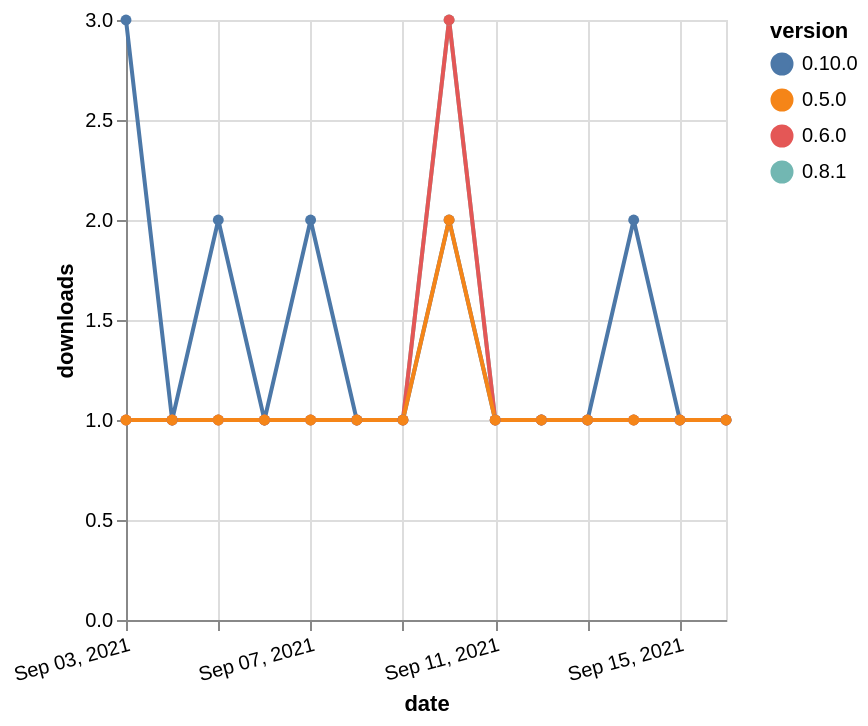

Describe this chart as a Vega-Lite specification.
### Vega-Lite specification from a JSON file in a GitHub repository (floating-point values rounded to 4 significant figures)
{"$schema": "https://vega.github.io/schema/vega-lite/v5.json", "description": "A simple bar chart with embedded data.", "data": {"values": [{"date": "2021-09-03", "total": 207, "delta": 1, "version": "0.8.1"}, {"date": "2021-09-04", "total": 208, "delta": 1, "version": "0.8.1"}, {"date": "2021-09-05", "total": 209, "delta": 1, "version": "0.8.1"}, {"date": "2021-09-06", "total": 210, "delta": 1, "version": "0.8.1"}, {"date": "2021-09-07", "total": 211, "delta": 1, "version": "0.8.1"}, {"date": "2021-09-08", "total": 212, "delta": 1, "version": "0.8.1"}, {"date": "2021-09-09", "total": 213, "delta": 1, "version": "0.8.1"}, {"date": "2021-09-10", "total": 216, "delta": 3, "version": "0.8.1"}, {"date": "2021-09-11", "total": 217, "delta": 1, "version": "0.8.1"}, {"date": "2021-09-12", "total": 218, "delta": 1, "version": "0.8.1"}, {"date": "2021-09-13", "total": 219, "delta": 1, "version": "0.8.1"}, {"date": "2021-09-14", "total": 220, "delta": 1, "version": "0.8.1"}, {"date": "2021-09-15", "total": 221, "delta": 1, "version": "0.8.1"}, {"date": "2021-09-16", "total": 222, "delta": 1, "version": "0.8.1"}, {"date": "2021-09-03", "total": 14, "delta": 3, "version": "0.10.0"}, {"date": "2021-09-04", "total": 15, "delta": 1, "version": "0.10.0"}, {"date": "2021-09-05", "total": 17, "delta": 2, "version": "0.10.0"}, {"date": "2021-09-06", "total": 18, "delta": 1, "version": "0.10.0"}, {"date": "2021-09-07", "total": 20, "delta": 2, "version": "0.10.0"}, {"date": "2021-09-08", "total": 21, "delta": 1, "version": "0.10.0"}, {"date": "2021-09-09", "total": 22, "delta": 1, "version": "0.10.0"}, {"date": "2021-09-10", "total": 24, "delta": 2, "version": "0.10.0"}, {"date": "2021-09-11", "total": 25, "delta": 1, "version": "0.10.0"}, {"date": "2021-09-12", "total": 26, "delta": 1, "version": "0.10.0"}, {"date": "2021-09-13", "total": 27, "delta": 1, "version": "0.10.0"}, {"date": "2021-09-14", "total": 29, "delta": 2, "version": "0.10.0"}, {"date": "2021-09-15", "total": 30, "delta": 1, "version": "0.10.0"}, {"date": "2021-09-16", "total": 31, "delta": 1, "version": "0.10.0"}, {"date": "2021-09-03", "total": 262, "delta": 1, "version": "0.6.0"}, {"date": "2021-09-04", "total": 263, "delta": 1, "version": "0.6.0"}, {"date": "2021-09-05", "total": 264, "delta": 1, "version": "0.6.0"}, {"date": "2021-09-06", "total": 265, "delta": 1, "version": "0.6.0"}, {"date": "2021-09-07", "total": 266, "delta": 1, "version": "0.6.0"}, {"date": "2021-09-08", "total": 267, "delta": 1, "version": "0.6.0"}, {"date": "2021-09-09", "total": 268, "delta": 1, "version": "0.6.0"}, {"date": "2021-09-10", "total": 271, "delta": 3, "version": "0.6.0"}, {"date": "2021-09-11", "total": 272, "delta": 1, "version": "0.6.0"}, {"date": "2021-09-12", "total": 273, "delta": 1, "version": "0.6.0"}, {"date": "2021-09-13", "total": 274, "delta": 1, "version": "0.6.0"}, {"date": "2021-09-14", "total": 275, "delta": 1, "version": "0.6.0"}, {"date": "2021-09-15", "total": 276, "delta": 1, "version": "0.6.0"}, {"date": "2021-09-16", "total": 277, "delta": 1, "version": "0.6.0"}, {"date": "2021-09-03", "total": 253, "delta": 1, "version": "0.5.0"}, {"date": "2021-09-04", "total": 254, "delta": 1, "version": "0.5.0"}, {"date": "2021-09-05", "total": 255, "delta": 1, "version": "0.5.0"}, {"date": "2021-09-06", "total": 256, "delta": 1, "version": "0.5.0"}, {"date": "2021-09-07", "total": 257, "delta": 1, "version": "0.5.0"}, {"date": "2021-09-08", "total": 258, "delta": 1, "version": "0.5.0"}, {"date": "2021-09-09", "total": 259, "delta": 1, "version": "0.5.0"}, {"date": "2021-09-10", "total": 261, "delta": 2, "version": "0.5.0"}, {"date": "2021-09-11", "total": 262, "delta": 1, "version": "0.5.0"}, {"date": "2021-09-12", "total": 263, "delta": 1, "version": "0.5.0"}, {"date": "2021-09-13", "total": 264, "delta": 1, "version": "0.5.0"}, {"date": "2021-09-14", "total": 265, "delta": 1, "version": "0.5.0"}, {"date": "2021-09-15", "total": 266, "delta": 1, "version": "0.5.0"}, {"date": "2021-09-16", "total": 267, "delta": 1, "version": "0.5.0"}]}, "width": "container", "mark": {"type": "line", "point": {"filled": true}}, "encoding": {"x": {"field": "date", "type": "temporal", "timeUnit": "yearmonthdate", "title": "date", "axis": {"labelAngle": -15}}, "y": {"field": "delta", "type": "quantitative", "title": "downloads"}, "color": {"field": "version", "type": "nominal"}, "tooltip": {"field": "delta"}}}
